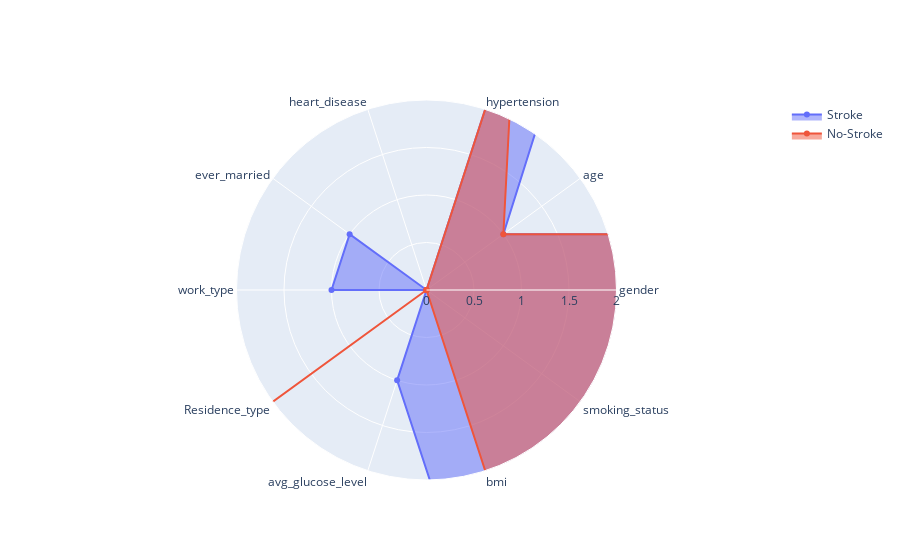

Notebook code for this chart:
### Code cell
cat_columns = [cname for cname in data.columns
                        if data[cname].dtype == 'object']

# encoder = preprocessing.LabelEncoder()

# for col in cat_columns:
#     data[col] = encoder.fit_transform(data[col])


strokeDF = data[data['stroke']==1]
nostrokeDF = data[data['stroke']==0]
valuesStroke= strokeDF.drop(['stroke'], axis=1).values.flatten().tolist()
valuesNoStroke=nostrokeDF.drop(['stroke'], axis=1).values.flatten().tolist()

fig = go.Figure()

fig.add_trace(go.Scatterpolar(
      r=valuesStroke,
      theta=['gender', 'age', 'hypertension', 'heart_disease', 'ever_married', 'work_type', 'Residence_type', 'avg_glucose_level', 'bmi', 'smoking_status'],
      fill='toself',
      name='Stroke'
))
fig.add_trace(go.Scatterpolar(
      r=valuesNoStroke,
      theta=['gender', 'age', 'hypertension', 'heart_disease', 'ever_married', 'work_type', 'Residence_type', 'avg_glucose_level', 'bmi', 'smoking_status'],
      fill='toself',
      name='No-Stroke'
))

fig.update_layout(
  polar=dict(
    radialaxis=dict(
      visible=True,
      range=[0, 2]
    )),
  showlegend=True
)

fig.show()

### Figure 1 — Plotly figure (JSON) as saved in the notebook; plotly's stock layout.template omitted (floating-point values rounded to 4 significant figures; data arrays with more than 128 entries replaced by an {"elided": "..."} marker saying what was removed)
{"data": [{"fill": "toself", "name": "Stroke", "r": {"elided": "2739 float values"}, "theta": ["gender", "age", "hypertension", "heart_disease", "ever_married", "work_type", "Residence_type", "avg_glucose_level", "bmi", "smoking_status"], "type": "scatterpolar"}, {"fill": "toself", "name": "No-Stroke", "r": {"elided": "53471 float values"}, "theta": ["gender", "age", "hypertension", "heart_disease", "ever_married", "work_type", "Residence_type", "avg_glucose_level", "bmi", "smoking_status"], "type": "scatterpolar"}], "layout": {"polar": {"radialaxis": {"range": [0, 2], "visible": true}}, "showlegend": true}}
